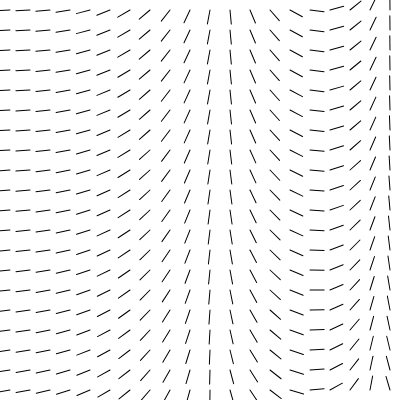
Frame 1 (no input)
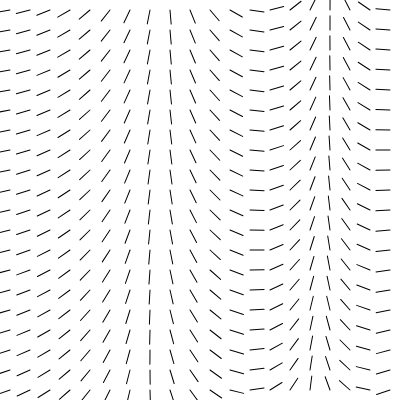
Frame 60 (no input)
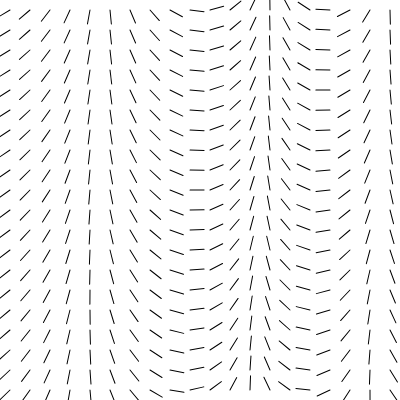
Frame 120 (the mouse pressed at the canvas centre since frame 60)

The p5.js sketch that drew these frames (run headless with seeded random() and noise() and a simulated clock; from frame 60 on, the mouse is pressed at the canvas centre):

// p5.js sketch
// ── sketch.js
var gridW = 20;
var gridH = 20;

var gridSpaceX;
var gridSpaceY;

var offset = 0;

var alignment_factor=1;

function setup() {
  createCanvas(400, 400);
  gridSpaceX = width / gridW;
  gridSpaceY = height / gridH;
}

function draw() {
  background('#fff');

  offset += .0001;

  for (var i = 0; i < width; i += gridSpaceX) {
    for (var j = 0; j < height; j += gridSpaceY) {

      var alignment= map(alignment_factor,0,1,0,10000)
      var n=noise(i/alignment + offset, j/alignment + offset) * 360;
      push();
      translate(i+gridSpaceX/2, j+gridSpaceY/2);
      rotate(n);
      line(0, 0, gridSpaceX/2, gridSpaceY/2);
      pop();
    }
  }
}
